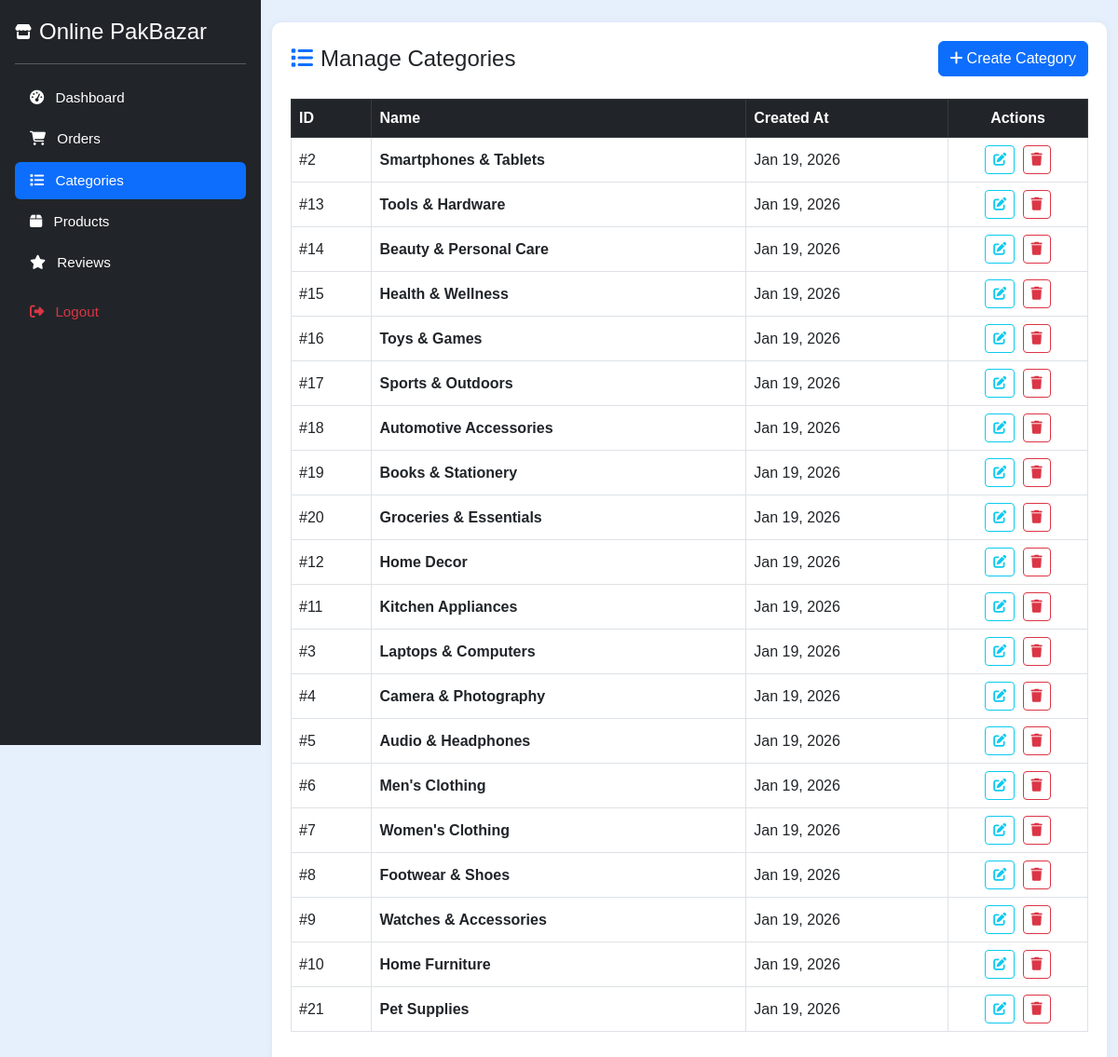
Page /supplier/categories.php (signed in) on the committed database.
### tables this page shows
CREATE TABLE `categories` (
  `id` int(11) NOT NULL,
  `name` varchar(50) NOT NULL,
  `created_at` timestamp NOT NULL DEFAULT current_timestamp()
);

### supplier/categories.php (the view, shortened to what this page needs)
<?php
include('../config.php');
$categories = [];
$result = $conn->query("SELECT * FROM categories ORDER BY created_at DESC");
if ($result) {
    while ($row = $result->fetch_assoc()) {
        $categories[] = $row;
    }
}
?>
<!DOCTYPE html>
<html lang="en">
<head>
    <link href="https://cdn.jsdelivr.net/npm/bootstrap@5.3.0/dist/css/bootstrap.min.css" rel="stylesheet" />
    <link href="https://cdnjs.cloudflare.com/ajax/libs/font-awesome/6.4.0/css/all.min.css" rel="stylesheet" />
</head>
<body>
<?php include('sidebar.php'); ?>
<div class="container py-4">
    <div class="table-container">
        <div class="d-flex justify-content-between align-items-center mb-4">
            <h2 class="h4 mb-0"><i class="fas fa-list me-2 text-primary"></i>Manage Categories</h2>
            <button class="btn btn-primary" data-bs-toggle="modal" data-bs-target="#categoryModal" onclick="openCreateModal()">
                <i class="fas fa-plus me-1"></i>Create Category
            </button>
        </div>
        <div class="table-responsive">
            <table class="table table-hover table-bordered align-middle">
                <thead class="table-dark">
                    <tr>
                        <th>ID</th>
                        <th>Name</th>
                        <th>Created At</th>
                        <th class="text-center" style="width: 150px;">Actions</th>
                    </tr>
                </thead>
                <tbody id="categoriesTableBody">
                    <?php if (empty($categories)): ?>
                        <tr><td colspan="4" class="text-center text-muted">No categories found.</td></tr>
                    <?php else: ?>
                        <?php foreach ($categories as $category): ?>
                            <tr data-id="<?= $category['id'] ?>">
                                <td>#<?= $category['id'] ?></td>
                                <td class="category-name fw-bold"><?= htmlspecialchars($category['name']) ?></td>
                                <td><?= date('M d, Y', strtotime($category['created_at'])) ?></td>
                                <td class="text-center">
                                    <button class="btn btn-sm btn-outline-info me-1" onclick="openEditModal(<?= $category['id'] ?>)">
                                        <i class="fas fa-edit"></i>
                                    </button>
                                    <button class="btn btn-sm btn-outline-danger" onclick="deleteCategory(<?= $category['id'] ?>)">
                                        <i class="fas fa-trash"></i>
                                    </button>
                                </td>
                            </tr>
                        <?php endforeach; ?>
                    <?php endif; ?>
                </tbody>
            </table>
        </div>
    </div>
</div>
</body>
</html>

### supplier/categories.php (style rules this page uses)
body { background-color: #f8f9fa; }
.table-container { background: white; padding: 20px; border-radius: 10px; box-shadow: 0 0 10px rgba(0,0,0,0.05); }

### supplier/sidebar.php (style rules this page uses)
body { font-family: Arial, sans-serif; background-color: #e6effc; margin-left: 280px; }

### rows in the picture
categories: id "2", name "Smartphones & Tablets", created_at "Jan 19, 2026"
categories: id "13", name "Tools & Hardware", created_at "Jan 19, 2026"
categories: id "14", name "Beauty & Personal Care", created_at "Jan 19, 2026"
categories: id "15", name "Health & Wellness", created_at "Jan 19, 2026"
categories: id "16", name "Toys & Games", created_at "Jan 19, 2026"
categories: id "17", name "Sports & Outdoors", created_at "Jan 19, 2026"
categories: id "18", name "Automotive Accessories", created_at "Jan 19, 2026"
categories: id "19", name "Books & Stationery", created_at "Jan 19, 2026"
categories: id "20", name "Groceries & Essentials", created_at "Jan 19, 2026"
categories: id "12", name "Home Decor", created_at "Jan 19, 2026"
categories: id "11", name "Kitchen Appliances", created_at "Jan 19, 2026"
categories: id "3", name "Laptops & Computers", created_at "Jan 19, 2026"
categories: id "4", name "Camera & Photography", created_at "Jan 19, 2026"
categories: id "5", name "Audio & Headphones", created_at "Jan 19, 2026"
categories: id "6", name "Men's Clothing", created_at "Jan 19, 2026"
categories: id "7", name "Women's Clothing", created_at "Jan 19, 2026"
categories: id "8", name "Footwear & Shoes", created_at "Jan 19, 2026"
categories: id "9", name "Watches & Accessories", created_at "Jan 19, 2026"
categories: id "10", name "Home Furniture", created_at "Jan 19, 2026"
categories: id "21", name "Pet Supplies", created_at "Jan 19, 2026"
